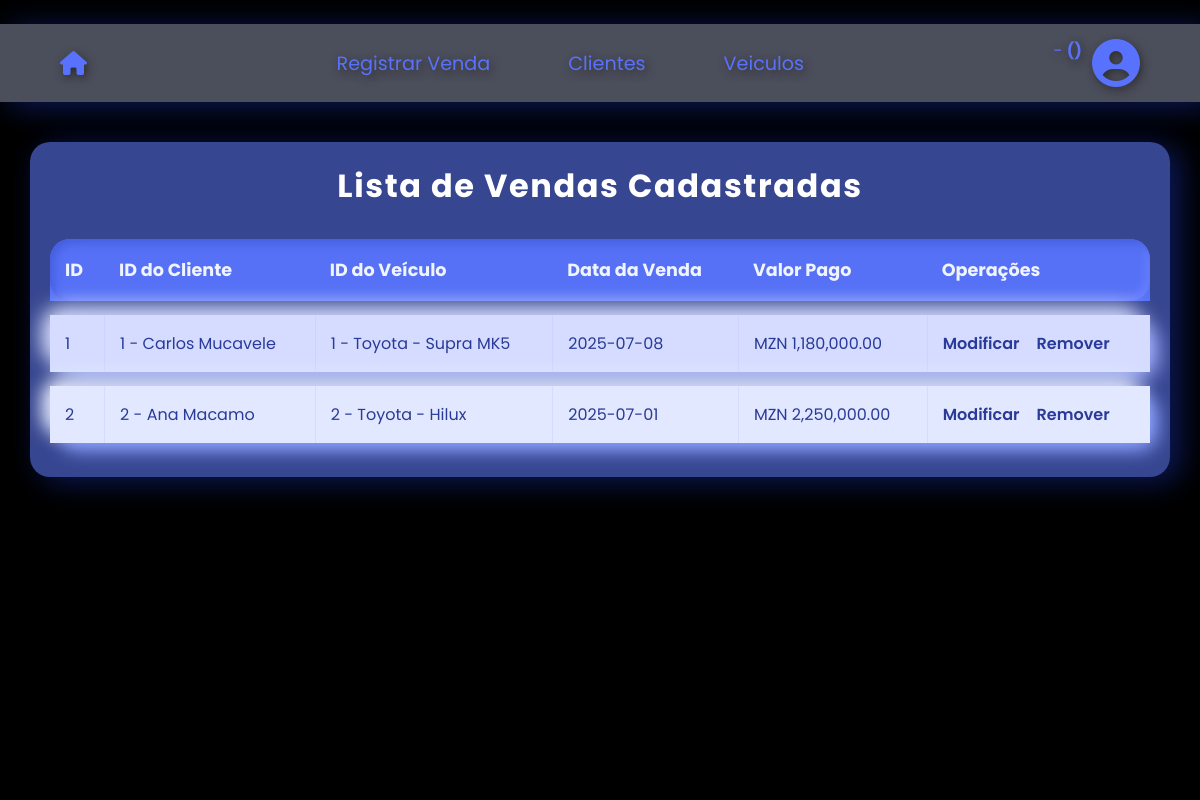
The page /Vendas/View/listarVendas.php on the database its author committed.
### tables this page shows
CREATE TABLE `venda` (
  `id` int(11) NOT NULL AUTO_INCREMENT,
  `id_cliente` int(11) NOT NULL,
  `id_veiculo` int(11) NOT NULL,
  `data` date NOT NULL,
  `valor_pago` decimal(10,2) DEFAULT NULL,
  PRIMARY KEY (`id`),
  KEY `id_cliente` (`id_cliente`),
  KEY `id_veiculo` (`id_veiculo`),
  CONSTRAINT `venda_ibfk_1` FOREIGN KEY (`id_cliente`) REFERENCES `cliente` (`id`),
  CONSTRAINT `venda_ibfk_2` FOREIGN KEY (`id_veiculo`) REFERENCES `veiculo` (`ID`)
);

CREATE TABLE `cliente` (
  `id` int(11) NOT NULL AUTO_INCREMENT,
  `nome` varchar(90) NOT NULL,
  `email` varchar(50) DEFAULT NULL,
  `contacto` varchar(9) NOT NULL,
  `endereco` text NOT NULL,
  PRIMARY KEY (`id`)
);

CREATE TABLE `veiculo` (
  `ID` int(11) NOT NULL AUTO_INCREMENT,
  `marca` varchar(30) NOT NULL,
  `modelo` varchar(50) NOT NULL,
  `ano` int(11) DEFAULT NULL,
  `preco` decimal(10,2) NOT NULL,
  `status` enum('Disponivel','Vendido','Reservado') NOT NULL DEFAULT 'Disponivel',
  `descricao` text NOT NULL,
  PRIMARY KEY (`ID`)
);

### Vendas/Controller/ControllerVendas.php (called while the page is built, shortened)
<?php
include_once('../Controller/Vendas.php');
include_once(__DIR__ ."/../../Auditoria/Controller/metodos.php");
function listOfVendas() {
    global $conexao;
    $vendas = array();
    $sql = "SELECT v.*, c.nome, ve.marca, ve.modelo from venda v join cliente c on v.id_cliente = c.id join veiculo ve on v.id_veiculo = ve.id;";
    $result = mysqli_query($conexao, $sql);
    if ($result) {
        while ($rs = mysqli_fetch_assoc($result)) {
            $venda = new Venda(
                $rs['id'],
                $rs['id_cliente'],
                $rs['id_veiculo'],
                $rs['nome'],
                $rs['marca'],
                $rs['modelo'],
                $rs['data'],
                $rs['valor_pago']
            );
            $vendas[] = $venda;
        }
    }
    return $vendas;
}
?>

### Vendas/Controller/Vendas.php (called while the page is built, shortened)
<?php
class Venda {
    private $id;
    private $id_cliente;
    private $id_veiculo;
    private $marcaVeiculo;
    private $modeloVeiculo;
    private $cliente;
    private $data;
    private $valor_pago;
    public function __construct($id, $id_cliente, $id_veiculo, $cliente, $marcaVeiculo, $modeloVeiculo, $data, $valor_pago) {
        $this->id = $id;
        $this->id_cliente = $id_cliente;
        $this->id_veiculo = $id_veiculo;
        $this->cliente = $cliente;
        $this-> marcaVeiculo = $marcaVeiculo;
        $this->modeloVeiculo = $modeloVeiculo;
        $this->data = $data;
        $this->valor_pago = $valor_pago;
    }
    public function getId() {
        return $this->id;
    }
    public function getIdCliente() {
        return $this->id_cliente;
    }
    public function getIdVeiculo() {
        return $this->id_veiculo;
    }
    public function getMarcaVeiculo() {
        return $this->marcaVeiculo;
    }
    public function getModeloVeiculo() {
        return $this->modeloVeiculo;
    }
    public function getCliente() {
        return $this->cliente;
    }
    public function getData() {
        return $this->data;
    }
    public function getValorPago() {
        return $this->valor_pago;
    }
}
?>

### Vendas/View/listarVendas.php (the view, shortened to what this page needs)
<?php
$sobrenome = $_SESSION['sobrenome'];
include_once("../Controller/ControllerVendas.php");
$vendas = listOfVendas();
?>
<!DOCTYPE html>
<html lang="pt">
<head>
    <link rel="stylesheet" href="https://cdnjs.cloudflare.com/ajax/libs/font-awesome/6.7.2/css/all.min.css" />
    <link rel="stylesheet" href="../style/listaDeVendas.css">
</head>
<body>
    <div class="video">
        <video src="../../Home/homeVid02.mp4" autoplay muted loop></video>
    </div>
    <header>
        <nav>
            <a id="linkHome" href="../../Home/homeVersion3.php"><i class="fa-solid fa-house"></i></a>
            <ul>
                <li class="a"><a href="cadastroVendas.php">Registrar Venda</a></li>
                <li class="a"><a href="../../Clientes/View/verClientes.php">Clientes</a></li>
                <li class="a"><a href="../../Veiculos/View/listarVeiculo.php">Veiculos</a></li>
            </ul>
            <div class="perfil">
                <p><span><?php echo $nome." ".$sobrenome . " - " ;?> <span id="perfil"><strong>(<?php echo $perfil;?>)</strong></span></br>
                        <?php echo $email;?></span></br>
                </p>
                <i class="fa-solid fa-circle-user"></i>
            </div>
        </nav>
    </header>
    <div class="container">
        <h1>Lista de Vendas Cadastradas</h1>
        <table>
            <thead>
                <tr>
                    <th>ID</th>
                    <th>ID do Cliente</th>
                    <th>ID do Veículo</th>
                    <th>Data da Venda</th>
                    <th>Valor Pago</th>
                    <th>Operações</th>
                </tr>
            </thead>
            <tbody>
                <?php foreach ($vendas as $venda): ?>
                    <tr>
                        <td data-label="ID"><?= $venda->getId(); ?></td>
                        <td data-label="Cliente"><?php echo $venda->getIdCliente() . " - " . $venda->getCliente(); ?></td>
                        <td data-label="Veículo"><?php echo $venda->getIdVeiculo() . " - " . $venda->getMarcaVeiculo() . " - " . $venda->getModeloVeiculo(); ?></td>
                        <td data-label="Data da Venda"><?= $venda->getData(); ?></td>
                        <td data-label="Valor Pago">MZN <?= number_format($venda->getValorPago(), 2, '.', ','); ?></td>
                        <td data-label="Operações">
                            <a href="../View/UpdateVenda.php?id=<?= $venda->getId(); ?>">Modificar</a> &nbsp;&nbsp;
                            <a href="../Controller/removerVendas.php?id=<?= $venda->getId(); ?>" onclick="return confirm('Deseja mesmo remover esta venda?')">Remover</a>
                        </td>
                    </tr>
                <?php endforeach; ?>
            </tbody>
        </table>
    </div>
</body>
</html>

### Vendas/style/listadeVendas.css (style rules this page uses)
* { margin: 0; padding: 0; box-sizing: border-box; }
body { font-family: 'Poppins', sans-serif; background-color: black; display: flex; flex-direction: column; justify-content: center; }
.video { position: fixed; top: 0; left: 0; width: 100%; height: 100%; object-fit: cover; z-index: -1; }
video { width: 100%; height: 100%; object-fit: cover; object-position: center; }
header { position: sticky; top: 0; color: #5972fd; text-shadow: #2e2e2e 2px 3px 8px; width: 100%; background-color: #d3daff5b; box-shadow: 10px 4px 30px #2146fc5d, -10px -10px 20px #000000; backdrop-filter: blur(10px); padding: 15px 5%; margin-top: 3vh; z-index: 1; }
.container { width: 100%; max-width: 95vw; margin: 40px auto; padding: 20px; background: #5870e79f; border-radius: 20px; backdrop-filter: blur(10px); box-shadow: 10px 4px 30px #2146fc5d, -10px -10px 20px #000000be; color: #2a3a99; overflow-x: auto; }
h1 { font-weight: 700; color: white; margin-bottom: 15px; text-align: center; letter-spacing: 0.05em; }
table { width: 100%; border-collapse: separate; border-spacing: 0 14px; min-width: 800px; }
thead tr { background: #5671f5; box-shadow: inset 4px 4px 10px #445dde, inset -4px -4px 10px #6b82ff; border-radius: 20px; }
thead th { padding: 18px 15px; color: #f0f4ff; font-weight: 700; font-size: 1.1rem; text-align: left; }
thead th:first-child { border-top-left-radius: 20px; }
thead th:last-child { border-top-right-radius: 20px; }
tbody tr { background: #d5dcff; box-shadow: 8px 8px 20px #a0afff, -8px -8px 20px #e2e7ff; border-radius: 20px; transition: background-color 0.3s ease, box-shadow 0.3s ease; opacity: 0; animation: fadeInUp 0.5s ease forwards; }
tbody tr:nth-child(even) { background: #e1e8ff; box-shadow: 8px 8px 18px #8ba0ff, -8px -8px 18px #f0f4ff; }
tbody td { padding: 16px 15px; color: #2a3a99; font-size: 1rem; vertical-align: middle; white-space: nowrap; overflow: hidden; text-overflow: ellipsis; }
tbody td + td { border-left: 1px solid #a9b0fa33; }
tbody td a { color: #2a3a99; font-weight: 600; text-decoration: none; white-space: nowrap; transition: color 0.3s ease, text-decoration 0.3s ease; }
tbody tr:nth-child(1) { animation-delay: 0.1s; }
tbody tr:nth-child(2) { animation-delay: 0.2s; }

### rows shown on the page
venda: id "1", id_cliente "1", id_cliente.nome "Carlos Mucavele", id_veiculo "1", id_veiculo.marca "Toyota", id_veiculo.modelo "Supra MK5", data "2025-07-08", valor_pago "1,180,000.00"
venda: id "2", id_cliente "2", id_cliente.nome "Ana Macamo", id_veiculo "2", id_veiculo.marca "Toyota", id_veiculo.modelo "Hilux", data "2025-07-01", valor_pago "2,250,000.00"
